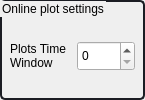
          <widget class="QGroupBox" name="groupBox_online_plot">
           <property name="enabled">
            <bool>true</bool>
           </property>
           <property name="sizePolicy">
            <sizepolicy hsizetype="Expanding" vsizetype="Preferred">
             <horstretch>0</horstretch>
             <verstretch>0</verstretch>
            </sizepolicy>
           </property>
           <property name="minimumSize">
            <size>
             <width>145</width>
             <height>0</height>
            </size>
           </property>
           <property name="maximumSize">
            <size>
             <width>145</width>
             <height>16777215</height>
            </size>
           </property>
           <property name="styleSheet">
            <string notr="true">QGroupBox {
	border-radius: 5px;
	border: 2px solid rgb(27, 29, 35);
}

QFrame {
	border-radius: 5px;
	border: 2px solid rgb(27, 29, 35);
}

QRadioButton::indicator {
    border: 3px solid rgb(52, 59, 72);
	width: 15px;
	height: 15px;
	border-radius: 10px;
    background: rgb(44, 49, 60);
}
QRadioButton::indicator:hover {
    border: 3px solid rgb(58, 66, 81);
}
QRadioButton::indicator:checked {
    background: 3px solid rgb(94, 106, 130);
	border: 3px solid rgb(52, 59, 72);	
}

QLineEdit {
	height: 25px;
	background-color: rgb(27, 29, 35);
	border-radius: 5px;
	border: 2px solid rgb(27, 29, 35);
	padding-left: 10px;
}
QLineEdit:hover {
	border: 2px solid rgb(64, 71, 88);
}
QLineEdit:focus {
	border: 2px solid rgb(91, 101, 124);
}
QLineEdit[text=&quot;&quot;]{
	color:rgb(90,90,90);
}

QLineEdit:disabled {
	color: rgb(60,60,60);
	background-color: rgb(60, 60, 60);
	border: 2px solid rgb(32, 32, 32);
}</string>
           </property>
           <property name="title">
            <string>Online plot settings</string>
           </property>
           <layout class="QHBoxLayout" name="horizontalLayout_9">
            <property name="spacing">
             <number>1</number>
            </property>
            <property name="leftMargin">
             <number>1</number>
            </property>
            <property name="topMargin">
             <number>18</number>
            </property>
            <property name="rightMargin">
             <number>6</number>
            </property>
            <property name="bottomMargin">
             <number>6</number>
            </property>
            <item>
             <widget class="QFrame" name="frame_online">
              <property name="minimumSize">
               <size>
                <width>0</width>
                <height>0</height>
               </size>
              </property>
              <property name="styleSheet">
               <string notr="true">border-color:transparent</string>
              </property>
              <property name="frameShape">
               <enum>QFrame::Shape::StyledPanel</enum>
              </property>
              <property name="frameShadow">
               <enum>QFrame::Shadow::Raised</enum>
              </property>
              <layout class="QHBoxLayout" name="horizontalLayout_11">
               <property name="spacing">
                <number>6</number>
               </property>
               <property name="leftMargin">
                <number>0</number>
               </property>
               <property name="topMargin">
                <number>0</number>
               </property>
               <property name="rightMargin">
                <number>0</number>
               </property>
               <property name="bottomMargin">
                <number>0</number>
               </property>
               <item>
                <widget class="QLabel" name="label_time_window">
                 <property name="sizePolicy">
                  <sizepolicy hsizetype="Preferred" vsizetype="Minimum">
                   <horstretch>0</horstretch>
                   <verstretch>0</verstretch>
                  </sizepolicy>
                 </property>
                 <property name="minimumSize">
                  <size>
                   <width>0</width>
                   <height>30</height>
                  </size>
                 </property>
                 <property name="styleSheet">
                  <string notr="true">border-color:transparent</string>
                 </property>
                 <property name="text">
                  <string>&lt;!DOCTYPE HTML PUBLIC &quot;-//W3C//DTD HTML 4.0//EN&quot; &quot;http://www.w3.org/TR/REC-html40/strict.dtd&quot;&gt;
&lt;html&gt;&lt;head&gt;&lt;meta name=&quot;qrichtext&quot; content=&quot;1&quot; /&gt;&lt;meta charset=&quot;utf-8&quot; /&gt;&lt;style type=&quot;text/css&quot;&gt;
p, li { white-space: pre-wrap; }
hr { height: 1px; border-width: 0; }
li.unchecked::marker { content: &quot;\2610&quot;; }
li.checked::marker { content: &quot;\2612&quot;; }
&lt;/style&gt;&lt;/head&gt;&lt;body style=&quot; font-family:'Segoe UI'; font-size:9pt; font-weight:400; font-style:normal;&quot;&gt;
&lt;p style=&quot; margin-top:0px; margin-bottom:0px; margin-left:0px; margin-right:0px; -qt-block-indent:0; text-indent:0px;&quot;&gt;Plots Time&lt;br /&gt;Window&lt;/p&gt;&lt;/body&gt;&lt;/html&gt;</string>
                 </property>
                 <property name="textFormat">
                  <enum>Qt::TextFormat::MarkdownText</enum>
                 </property>
                </widget>
               </item>
               <item>
                <widget class="QSpinBox" name="spinBox_time_window">
                 <property name="enabled">
                  <bool>true</bool>
                 </property>
                 <property name="sizePolicy">
                  <sizepolicy hsizetype="Preferred" vsizetype="Fixed">
                   <horstretch>0</horstretch>
                   <verstretch>0</verstretch>
                  </sizepolicy>
                 </property>
                 <property name="minimumSize">
                  <size>
                   <width>0</width>
                   <height>30</height>
                  </size>
                 </property>
                 <property name="styleSheet">
                  <string notr="true"/>
                 </property>
                </widget>
               </item>
              </layout>
             </widget>
            </item>
           </layout>
          </widget>
